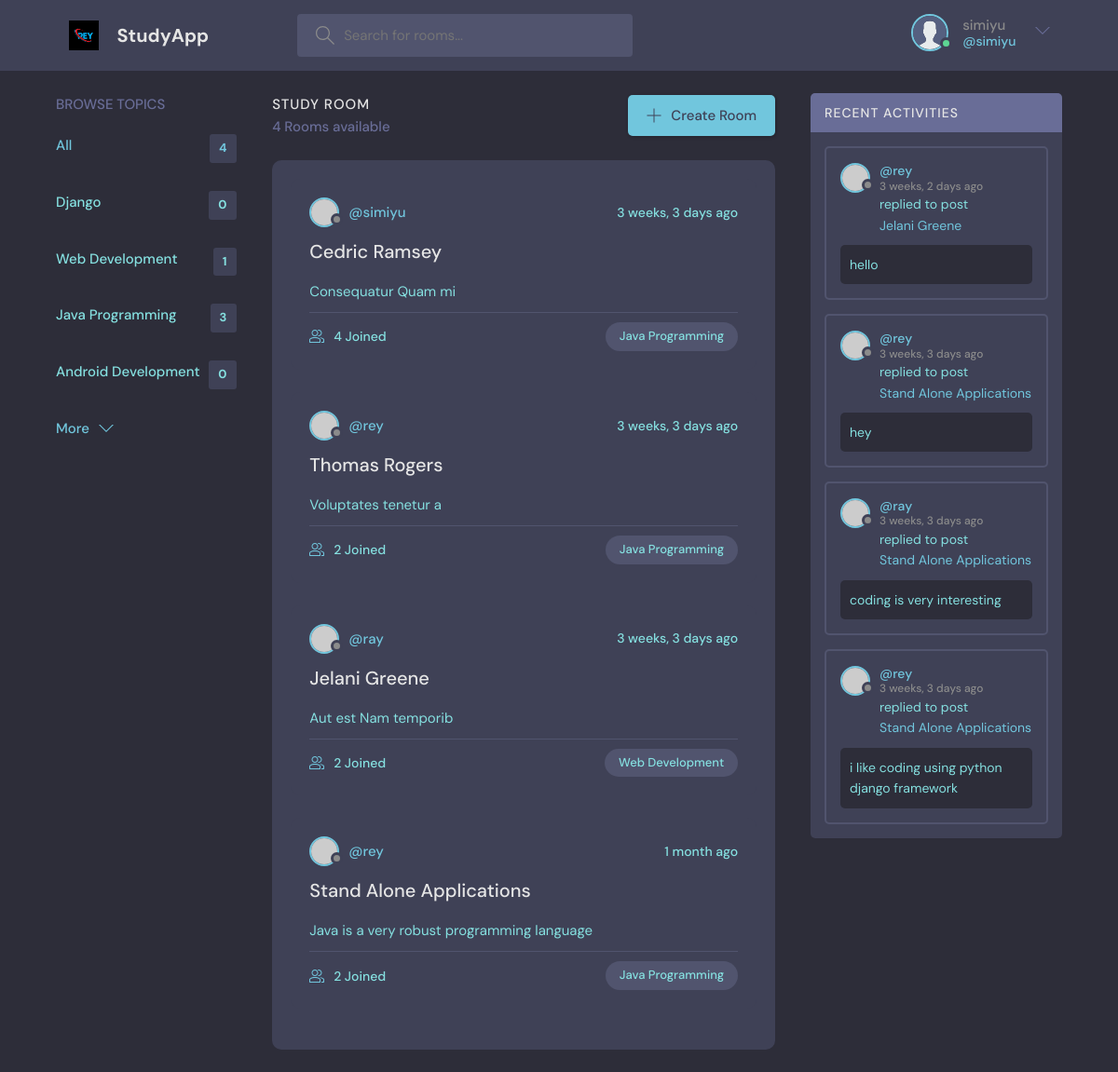
Screenshot of / (signed in) with the database file from the repository.
### base/models.py (models this page shows, shortened)
class Topic(models.Model):
    name=models.CharField(max_length=200)

class Room(models.Model):
    host=models.ForeignKey(User,on_delete=models.SET_NULL, null=True)
    topic=models.ForeignKey(Topic,on_delete=models.SET_NULL, null=True)
    name=models.CharField(max_length=100)
    description=models.TextField(null=True,blank=True)
    participants=models.ManyToManyField(User, related_name='participants', blank=True)
    created=models.DateTimeField(auto_now_add=True)
    updated=models.DateTimeField(auto_now=True)
    class Meta:
        ordering=['-created','-updated']
    def __str__(self):
        return self.name

class Message(models.Model):
    room=models.ForeignKey(Room,on_delete=models.CASCADE)
    user=models.ForeignKey(User,on_delete=models.CASCADE)
    body=models.TextField()
    created=models.DateTimeField(auto_now_add=True)
    updated=models.DateTimeField(auto_now=True)
    class Meta:
        ordering=['-created','-updated']
    def __str__(self):
        return self.body[0:50]

### base/views.py (the view)
# urls.py: 2. Add a URL to urlpatterns:  path('', Home.as_view(), name='home')
def Home(request):
    q = request.GET.get('q') if request.GET.get('q') != None else ''
    rooms = Room.objects.filter(Q(topic__name__icontains=q) |
                                Q(name__icontains=q) |
                                Q(description__icontains=q)
                                )
    topics = Topic.objects.all()
    room_count = rooms.count()
    room_messages=Message.objects.all().filter(Q(room__topic__name__icontains=q))
    context = {
        'rooms': rooms,
        'topics': topics,
        'room_count': room_count,
        'room_messages':room_messages,
    }
    return render(request, 'index.html', context)

### base/templates/index.html (shortened to what this page needs)
{% extends 'main.html' %}
{% block content %}
    <main class="layout layout--3">
      <div class="container">
        {% include 'topic_component.html' %}
        <div class="roomList">
          <div class="roomList__header">
            <div>
              <h2>Study Room</h2>
              <p>{{ room_count }} Rooms available</p>
            </div>
            <a class="btn btn--main" href="{% url 'create-room' %}">
              <svg version="1.1" xmlns="http://www.w3.org/2000/svg" width="32" height="32" viewBox="0 0 32 32">
                <title>add</title>
                <path
                  d="M16.943 0.943h-1.885v14.115h-14.115v1.885h14.115v14.115h1.885v-14.115h14.115v-1.885h-14.115v-14.115z"
                ></path>
              </svg>
              Create Room
            </a>
          </div>
          <div class="roomListRoom">
            {% include 'main_component.html' %}
          </div>
        </div>
        {% include 'activity_component.html' %}
      </div>
    </main>
   {% endblock %}

### templates/navbar.html (shortened to what this page needs)
{% load static %}
<header class="header header--loggedIn">
    <div class="container">
        <a href="{% url 'home' %}" class="header__logo">
            <img src="{% static 'images/rey2.jpg' %}" />
            <h1>StudyApp</h1>
        </a>
        <form   method="GET"  class="header__search">
            <label>
                <input name="q" placeholder="Search for rooms..." />
            </label>
        </form>
        <nav class="header__menu">
            {% if request.user.is_authenticated %}
            <div class="header__user">
                <a href="{% url 'user_profile' user.id %}">
                    <div class="avatar avatar--medium active">
                        <img src="{% static 'images/avatar.svg' %}" />
                    </div>
                    <p>{{ user.username }}<span>@{{ user }}</span></p>
                </a>
                <button class="dropdown-button">
                    <svg version="1.1" xmlns="http://www.w3.org/2000/svg" width="32" height="32"
                        viewBox="0 0 32 32">
                        <title>chevron-down</title>
                        <path d="M16 21l-13-13h-3l16 16 16-16h-3l-13 13z"></path>
                    </svg>
                </button>
            </div>
            {% else %}
             <a href="{% url 'login' %}">
        <img src="{% static 'images/avatar.svg' %}" />
        <p>Login</p>
      </a>
      {% endif %}
        </nav>
    </div>
</header>

### base/templates/topic_component.html
<div class="topics">
    <div class="topics__header">
      <h2>Browse Topics</h2>
    </div>
    <ul class="topics__list">
      <li>
        <a href="{% url 'home' %}" class="active">All <span>{{ topics.count }}</span></a>
      </li>
      {% for topic in topics %}
      <li>
        <a href="{% url 'home' %}?q={{ topic.name }}">{{ topic.name }} <span>{{ topic.room_set.all.count  }}</span></a>
      </li>
      {% endfor %}
    </ul>
    <a class="btn btn--link" href="topics.html">
      More
      <svg version="1.1" xmlns="http://www.w3.org/2000/svg" width="32" height="32" viewBox="0 0 32 32">
        <title>chevron-down</title>
        <path d="M16 21l-13-13h-3l16 16 16-16h-3l-13 13z"></path>
      </svg>
    </a>
  </div>

### base/templates/main_component.html (shortened to what this page needs)
{% for room in rooms %}
<div class="roomListRoom">
  <div class="roomListRoom__header">
    <a href="{% url 'user_profile' room.host.id %}" class="roomListRoom__author">
      <div class="avatar avatar--small">
        <img src="https://randomuser.me/api/portraits/women/11.jpg" />
      </div>
      <span>@{{ room.host.username }}</span>
    </a>
    <div class="roomListRoom__actions">
      <span>{{ room.created|timesince }} ago</span>
    </div>
  </div>
  <div class="roomListRoom__content">
    <a href="{% url 'room' room.id %}">{{ room.name }}</a>
    <p>
      {{ room.description }}
    </p>
  </div>
  <div class="roomListRoom__meta">
    <a href="room.html" class="roomListRoom__joined">
      {{ room.participants.all.count }} Joined
    </a>
    <p class="roomListRoom__topic">{{ room.topic.name }}</p>
  </div>
</div>
{% endfor %}

### base/templates/activity_component.html (shortened to what this page needs)
<div class="activities">
    <div class="activities__header">
      <h2>Recent Activities</h2>
    </div>
{% for message in room_messages %}
    <div class="activities__box">
      <div class="activities__boxHeader roomListRoom__header">
        <a href="{% url 'user_profile' message.user.id %}" class="roomListRoom__author">
          <div class="avatar avatar--small">
            <img src="https://randomuser.me/api/portraits/women/11.jpg" />
          </div>
          <p>
            @{{ message.user }}
            <span>{{ message.created|timesince }} ago</span>
          </p>
        </a>
      </div>
      <div class="activities__boxContent">
        <p>replied to post <a href="{% url 'room' message.room.id %}">{{ message.room }}</a></p>
        <div class="activities__boxRoomContent">
            {{ message.body }}
        </div>
      </div>
    </div>
    {% endfor %}
  </div>

### rows the page displays
Topic: name "Django", room_set.all.count "0"
Topic: name "Web Development", room_set.all.count "1"
Topic: name "Java Programming", room_set.all.count "3"
Topic: name "Android Development", room_set.all.count "0"
Room: host.username "simiyu", created "3 weeks, 3 days", name "Cedric Ramsey", description "Consequatur Quam mi", participants.all.count "4", topic.name "Java Programming"
Room: host.username "rey", created "3 weeks, 3 days", name "Thomas Rogers", description "Voluptates tenetur a", participants.all.count "2", topic.name "Java Programming"
Room: host.username "ray", created "3 weeks, 3 days", name "Jelani Greene", description "Aut est Nam temporib", participants.all.count "2", topic.name "Web Development"
Room: host.username "rey", created "1 month", name "Stand Alone Applications", description "Java is a very robust programming language", participants.all.count "2", topic.name "Java Programming"
Message: user "rey", created "3 weeks, 2 days", room "Jelani Greene", body "hello"
Message: user "rey", created "3 weeks, 3 days", room "Stand Alone Applications", body "hey"
Message: user "ray", created "3 weeks, 3 days", room "Stand Alone Applications", body "coding is very interesting"
Message: user "rey", created "3 weeks, 3 days", room "Stand Alone Applications", body "i like coding using python django framework"

### other values shown
{{ user.username }} "simiyu"
{{ user }} "simiyu"
{{ topics.count }} "4"
{{ room_count }} "4"
